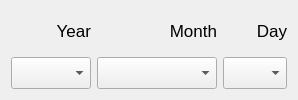
                <widget class="QFrame" name="frame_StatsCount_Date">
                 <layout class="QGridLayout" name="gridLayout_5">
                  <item row="2" column="0">
                   <widget class="QComboBox" name="box_StatsCount_Year">
                    <property name="minimumSize">
                     <size>
                      <width>0</width>
                      <height>32</height>
                     </size>
                    </property>
                    <property name="maximumSize">
                     <size>
                      <width>80</width>
                      <height>32</height>
                     </size>
                    </property>
                    <property name="font">
                     <font>
                      <pointsize>13</pointsize>
                     </font>
                    </property>
                    <property name="placeholderText">
                     <string notr="true">-</string>
                    </property>
                   </widget>
                  </item>
                  <item row="2" column="1">
                   <widget class="QComboBox" name="box_StatsCount_Month">
                    <property name="minimumSize">
                     <size>
                      <width>120</width>
                      <height>32</height>
                     </size>
                    </property>
                    <property name="maximumSize">
                     <size>
                      <width>16777215</width>
                      <height>32</height>
                     </size>
                    </property>
                    <property name="font">
                     <font>
                      <pointsize>13</pointsize>
                     </font>
                    </property>
                    <property name="placeholderText">
                     <string notr="true">-</string>
                    </property>
                   </widget>
                  </item>
                  <item row="1" column="2">
                   <widget class="QLabel" name="label_StatsCount_Day">
                    <property name="font">
                     <font>
                      <pointsize>13</pointsize>
                     </font>
                    </property>
                    <property name="text">
                     <string>Day</string>
                    </property>
                    <property name="alignment">
                     <set>Qt::AlignRight|Qt::AlignTrailing|Qt::AlignVCenter</set>
                    </property>
                   </widget>
                  </item>
                  <item row="1" column="0">
                   <widget class="QLabel" name="label_StatsCount_Year">
                    <property name="font">
                     <font>
                      <pointsize>13</pointsize>
                     </font>
                    </property>
                    <property name="text">
                     <string>Year</string>
                    </property>
                    <property name="alignment">
                     <set>Qt::AlignRight|Qt::AlignTrailing|Qt::AlignVCenter</set>
                    </property>
                   </widget>
                  </item>
                  <item row="2" column="2">
                   <widget class="QComboBox" name="box_StatsCount_Day">
                    <property name="minimumSize">
                     <size>
                      <width>0</width>
                      <height>32</height>
                     </size>
                    </property>
                    <property name="maximumSize">
                     <size>
                      <width>64</width>
                      <height>32</height>
                     </size>
                    </property>
                    <property name="font">
                     <font>
                      <pointsize>13</pointsize>
                     </font>
                    </property>
                    <property name="placeholderText">
                     <string notr="true">-</string>
                    </property>
                   </widget>
                  </item>
                  <item row="1" column="1">
                   <widget class="QLabel" name="label_StatsCount_Month">
                    <property name="font">
                     <font>
                      <pointsize>13</pointsize>
                     </font>
                    </property>
                    <property name="text">
                     <string>Month</string>
                    </property>
                    <property name="alignment">
                     <set>Qt::AlignRight|Qt::AlignTrailing|Qt::AlignVCenter</set>
                    </property>
                   </widget>
                  </item>
                 </layout>
                </widget>
